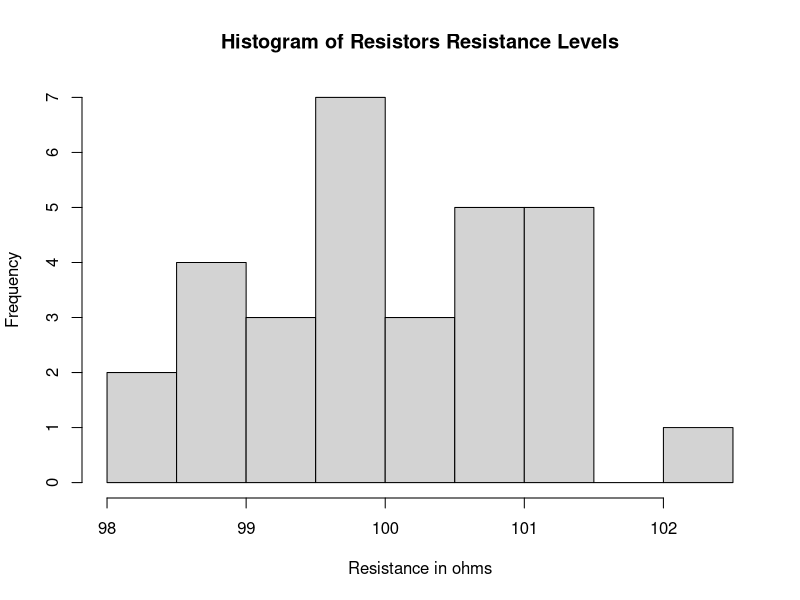
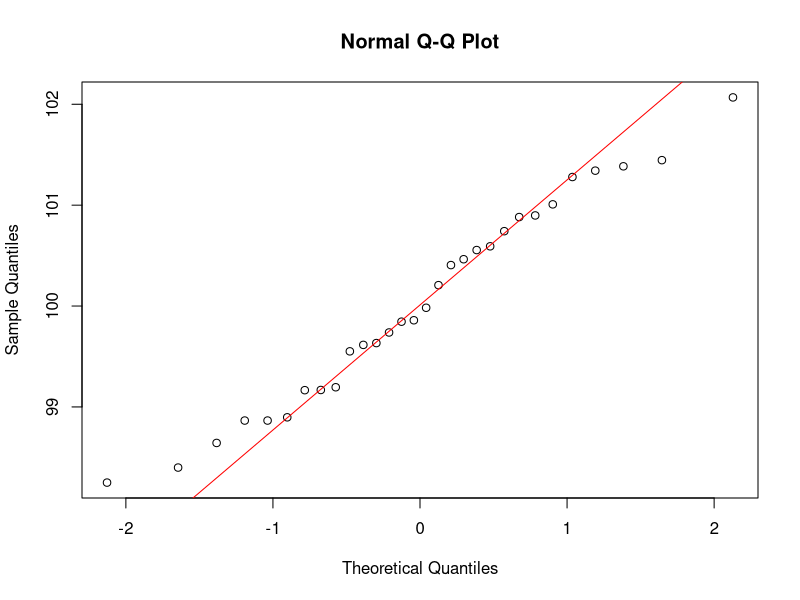

Source code (R) for these figures, in order:
data <- c(101.385, 100.406, 100.592, 98.643, 101.008, 99.845, 99.166, 101.446,
    98.25, 100.742, 98.865, 100.555, 99.983, 101.342, 99.633, 99.195, 100.898,
    100.464, 99.551, 99.615, 98.865, 98.897, 99.168, 100.207, 100.882, 99.738,
    101.279, 102.068, 98.399, 99.859)

#length
print("Length of dataset:")
length(data)

#histogram
hist(data,
    main = "Histogram of Resistors Resistance Levels",
    xlab = "Resistance in ohms")

#outliers
print("Numbers above 3 SDs of the mean")
data > mean(data) + sd(data) * 3
print("Numbers below 3 SDs of the mean")
data < mean(data) - sd(data) * 3

#normality
shapiro.test(data)
qqnorm(data)
qqline(data, col = "red")

#t-test and confidence interval
t.test(data, mu = 100, alternative = "two.sided",  conf.level = 0.95)